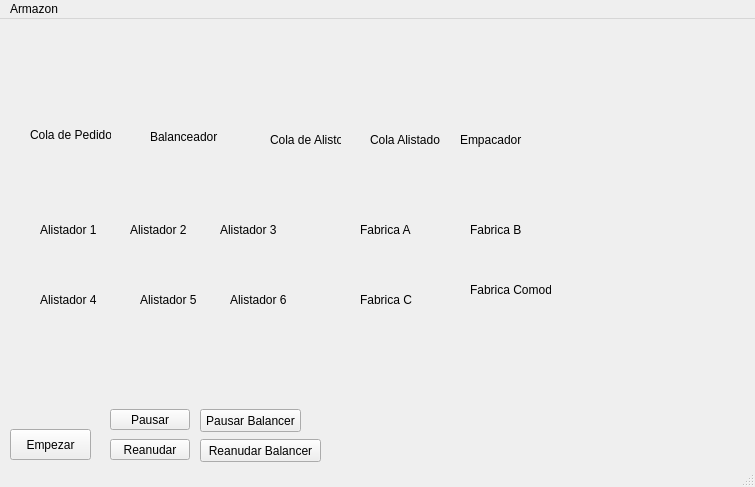
<?xml version="1.0" encoding="UTF-8"?>
<ui version="4.0">
 <class>MainWindow</class>
 <widget class="QMainWindow" name="MainWindow">
  <property name="geometry">
   <rect>
    <x>0</x>
    <y>0</y>
    <width>755</width>
    <height>487</height>
   </rect>
  </property>
  <property name="windowTitle">
   <string>MainWindow</string>
  </property>
  <widget class="QWidget" name="centralwidget">
   <widget class="QPushButton" name="botonPausar">
    <property name="geometry">
     <rect>
      <x>110</x>
      <y>390</y>
      <width>80</width>
      <height>21</height>
     </rect>
    </property>
    <property name="text">
     <string>Pausar</string>
    </property>
   </widget>
   <widget class="QPushButton" name="botonReanudar">
    <property name="geometry">
     <rect>
      <x>110</x>
      <y>420</y>
      <width>80</width>
      <height>21</height>
     </rect>
    </property>
    <property name="text">
     <string>Reanudar</string>
    </property>
   </widget>
   <widget class="QPushButton" name="botonEmpezar">
    <property name="geometry">
     <rect>
      <x>10</x>
      <y>410</y>
      <width>81</width>
      <height>31</height>
     </rect>
    </property>
    <property name="text">
     <string>Empezar</string>
    </property>
   </widget>
   <widget class="QPushButton" name="btnPausar_Balancer">
    <property name="geometry">
     <rect>
      <x>200</x>
      <y>390</y>
      <width>101</width>
      <height>23</height>
     </rect>
    </property>
    <property name="text">
     <string>Pausar Balancer</string>
    </property>
   </widget>
   <widget class="QPushButton" name="btnReanudar_Balancer">
    <property name="geometry">
     <rect>
      <x>200</x>
      <y>420</y>
      <width>121</width>
      <height>23</height>
     </rect>
    </property>
    <property name="text">
     <string>Reanudar Balancer</string>
    </property>
   </widget>
   <widget class="QLabel" name="lblTextColaPedidos">
    <property name="geometry">
     <rect>
      <x>30</x>
      <y>100</y>
      <width>81</width>
      <height>31</height>
     </rect>
    </property>
    <property name="text">
     <string>Cola de Pedidos</string>
    </property>
   </widget>
   <widget class="QLabel" name="lblColaPedidos">
    <property name="geometry">
     <rect>
      <x>30</x>
      <y>130</y>
      <width>61</width>
      <height>21</height>
     </rect>
    </property>
    <property name="text">
     <string/>
    </property>
   </widget>
   <widget class="QLabel" name="lblTextBalanceador">
    <property name="geometry">
     <rect>
      <x>150</x>
      <y>110</y>
      <width>71</width>
      <height>16</height>
     </rect>
    </property>
    <property name="text">
     <string>Balanceador</string>
    </property>
   </widget>
   <widget class="QLabel" name="lblBalanceador">
    <property name="geometry">
     <rect>
      <x>150</x>
      <y>130</y>
      <width>51</width>
      <height>21</height>
     </rect>
    </property>
    <property name="text">
     <string/>
    </property>
   </widget>
   <widget class="QLabel" name="lblTextColaAlisto">
    <property name="geometry">
     <rect>
      <x>270</x>
      <y>110</y>
      <width>71</width>
      <height>21</height>
     </rect>
    </property>
    <property name="text">
     <string>Cola de Alisto</string>
    </property>
   </widget>
   <widget class="QLabel" name="lblColaAlisto">
    <property name="geometry">
     <rect>
      <x>270</x>
      <y>130</y>
      <width>71</width>
      <height>21</height>
     </rect>
    </property>
    <property name="text">
     <string/>
    </property>
   </widget>
   <widget class="QLabel" name="lblTextAlistador1">
    <property name="geometry">
     <rect>
      <x>40</x>
      <y>200</y>
      <width>61</width>
      <height>21</height>
     </rect>
    </property>
    <property name="text">
     <string>Alistador 1</string>
    </property>
   </widget>
   <widget class="QLabel" name="lblTextAlistador2">
    <property name="geometry">
     <rect>
      <x>130</x>
      <y>200</y>
      <width>61</width>
      <height>21</height>
     </rect>
    </property>
    <property name="text">
     <string>Alistador 2</string>
    </property>
   </widget>
   <widget class="QLabel" name="lblTextAlistador3">
    <property name="geometry">
     <rect>
      <x>220</x>
      <y>200</y>
      <width>61</width>
      <height>21</height>
     </rect>
    </property>
    <property name="text">
     <string>Alistador 3</string>
    </property>
   </widget>
   <widget class="QLabel" name="lblTextAlistador4">
    <property name="geometry">
     <rect>
      <x>40</x>
      <y>270</y>
      <width>61</width>
      <height>21</height>
     </rect>
    </property>
    <property name="text">
     <string>Alistador 4</string>
    </property>
   </widget>
   <widget class="QLabel" name="lblTextAlistador5">
    <property name="geometry">
     <rect>
      <x>140</x>
      <y>270</y>
      <width>61</width>
      <height>21</height>
     </rect>
    </property>
    <property name="text">
     <string>Alistador 5</string>
    </property>
   </widget>
   <widget class="QLabel" name="lblTextAlistador6">
    <property name="geometry">
     <rect>
      <x>230</x>
      <y>270</y>
      <width>61</width>
      <height>21</height>
     </rect>
    </property>
    <property name="text">
     <string>Alistador 6</string>
    </property>
   </widget>
   <widget class="QLabel" name="lblAlistador1">
    <property name="geometry">
     <rect>
      <x>40</x>
      <y>220</y>
      <width>51</width>
      <height>21</height>
     </rect>
    </property>
    <property name="text">
     <string/>
    </property>
   </widget>
   <widget class="QLabel" name="lblAlistador2">
    <property name="geometry">
     <rect>
      <x>130</x>
      <y>220</y>
      <width>51</width>
      <height>21</height>
     </rect>
    </property>
    <property name="text">
     <string/>
    </property>
   </widget>
   <widget class="QLabel" name="lblAlistador3">
    <property name="geometry">
     <rect>
      <x>220</x>
      <y>220</y>
      <width>61</width>
      <height>21</height>
     </rect>
    </property>
    <property name="text">
     <string/>
    </property>
   </widget>
   <widget class="QLabel" name="lblAlistador4">
    <property name="geometry">
     <rect>
      <x>40</x>
      <y>290</y>
      <width>61</width>
      <height>21</height>
     </rect>
    </property>
    <property name="text">
     <string/>
    </property>
   </widget>
   <widget class="QLabel" name="lblAlistador5">
    <property name="geometry">
     <rect>
      <x>140</x>
      <y>290</y>
      <width>61</width>
      <height>21</height>
     </rect>
    </property>
    <property name="text">
     <string/>
    </property>
   </widget>
   <widget class="QLabel" name="lblAlistador6">
    <property name="geometry">
     <rect>
      <x>230</x>
      <y>290</y>
      <width>71</width>
      <height>21</height>
     </rect>
    </property>
    <property name="text">
     <string/>
    </property>
   </widget>
   <widget class="QLabel" name="lblTextColaAlistado">
    <property name="geometry">
     <rect>
      <x>370</x>
      <y>110</y>
      <width>71</width>
      <height>21</height>
     </rect>
    </property>
    <property name="text">
     <string>Cola Alistado</string>
    </property>
   </widget>
   <widget class="QLabel" name="lblColaAlistado">
    <property name="geometry">
     <rect>
      <x>370</x>
      <y>130</y>
      <width>61</width>
      <height>16</height>
     </rect>
    </property>
    <property name="text">
     <string/>
    </property>
   </widget>
   <widget class="QLabel" name="lblTextEmpacador">
    <property name="geometry">
     <rect>
      <x>460</x>
      <y>110</y>
      <width>71</width>
      <height>21</height>
     </rect>
    </property>
    <property name="text">
     <string>Empacador</string>
    </property>
   </widget>
   <widget class="QLabel" name="lblEmpacador">
    <property name="geometry">
     <rect>
      <x>460</x>
      <y>130</y>
      <width>61</width>
      <height>21</height>
     </rect>
    </property>
    <property name="text">
     <string/>
    </property>
   </widget>
   <widget class="QLabel" name="lblTextFabrica1">
    <property name="geometry">
     <rect>
      <x>360</x>
      <y>200</y>
      <width>71</width>
      <height>21</height>
     </rect>
    </property>
    <property name="text">
     <string>Fabrica A</string>
    </property>
   </widget>
   <widget class="QLabel" name="lblFabrica1">
    <property name="geometry">
     <rect>
      <x>360</x>
      <y>220</y>
      <width>51</width>
      <height>21</height>
     </rect>
    </property>
    <property name="text">
     <string/>
    </property>
   </widget>
   <widget class="QLabel" name="lblTextFabrica2">
    <property name="geometry">
     <rect>
      <x>470</x>
      <y>200</y>
      <width>51</width>
      <height>21</height>
     </rect>
    </property>
    <property name="text">
     <string>Fabrica B</string>
    </property>
   </widget>
   <widget class="QLabel" name="lblFabrica2">
    <property name="geometry">
     <rect>
      <x>470</x>
      <y>220</y>
      <width>61</width>
      <height>21</height>
     </rect>
    </property>
    <property name="text">
     <string/>
    </property>
   </widget>
   <widget class="QLabel" name="lblTextFabrica3">
    <property name="geometry">
     <rect>
      <x>360</x>
      <y>270</y>
      <width>61</width>
      <height>21</height>
     </rect>
    </property>
    <property name="text">
     <string>Fabrica C</string>
    </property>
   </widget>
   <widget class="QLabel" name="lblFabrica3">
    <property name="geometry">
     <rect>
      <x>360</x>
      <y>290</y>
      <width>51</width>
      <height>21</height>
     </rect>
    </property>
    <property name="text">
     <string/>
    </property>
   </widget>
   <widget class="QLabel" name="lblTextFarbicaComodin">
    <property name="geometry">
     <rect>
      <x>470</x>
      <y>260</y>
      <width>81</width>
      <height>21</height>
     </rect>
    </property>
    <property name="text">
     <string>Fabrica Comodin</string>
    </property>
   </widget>
   <widget class="QLabel" name="lblFabricaComodin">
    <property name="geometry">
     <rect>
      <x>470</x>
      <y>280</y>
      <width>71</width>
      <height>21</height>
     </rect>
    </property>
    <property name="text">
     <string/>
    </property>
   </widget>
  </widget>
  <widget class="QMenuBar" name="menubar">
   <property name="geometry">
    <rect>
     <x>0</x>
     <y>0</y>
     <width>755</width>
     <height>20</height>
    </rect>
   </property>
   <widget class="QMenu" name="menuArmazon">
    <property name="title">
     <string>Armazon</string>
    </property>
   </widget>
   <addaction name="menuArmazon"/>
  </widget>
  <widget class="QStatusBar" name="statusbar"/>
 </widget>
 <resources/>
 <connections/>
</ui>
